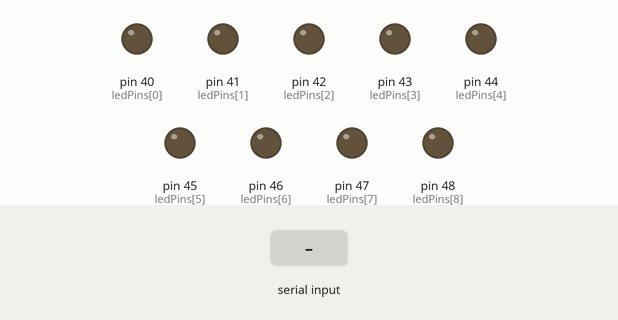
Recording of a sketch running on a simulated Arduino Mega 2560, built with avr-gcc and run on an emulated ATmega2560. Shown: output pins drawn as LEDs (lit = HIGH). The test bench sets the inputs (shaded band).

Above: at 2.6 s.
2.7 s: "0;1\n" received over Serial
At 3.2 s:
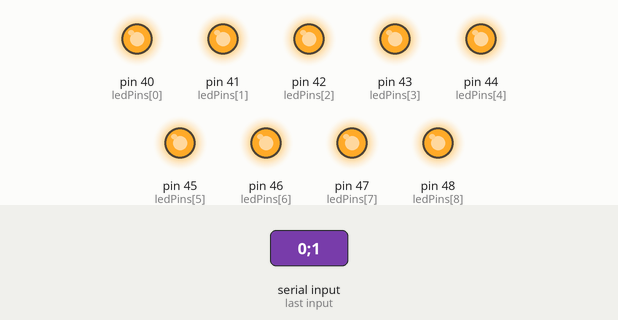
4.2 s: "0;150\n" received over Serial
At 5.4 s:
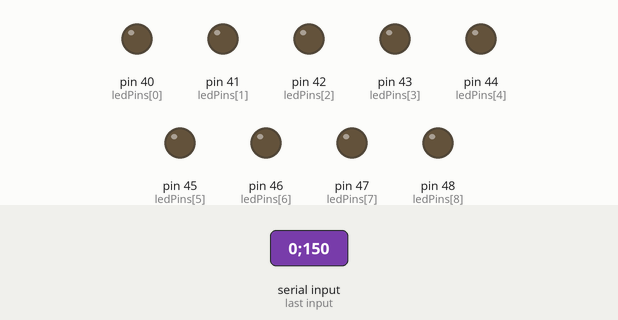
5.7 s: "90;45\n" received over Serial
At 6.7 s:
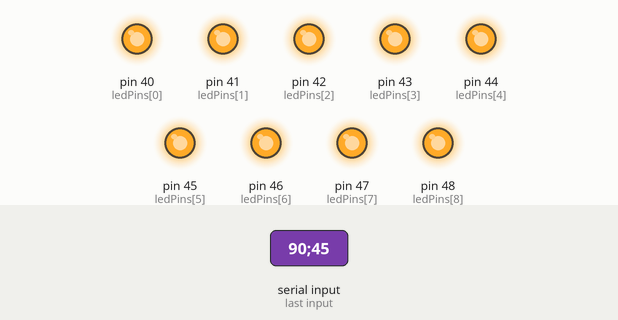
Timing chart, 0 to 8.7 s (numbered marks = the images above; inputs shaded):
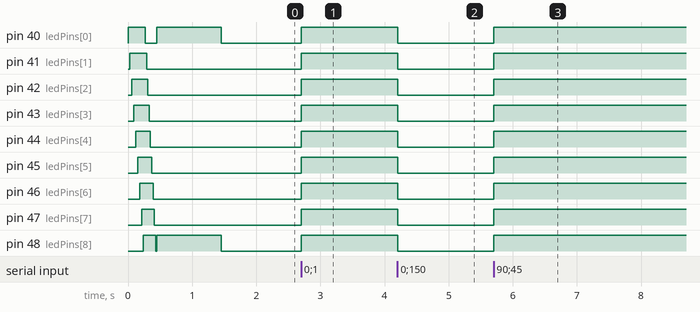

Measured:
- after the input at 2.7 s, pin 40 (ledPins[0]), pin 41 (ledPins[1]), pin 42 (ledPins[2]), pin 43 (ledPins[3]), pin 44 (ledPins[4]), pin 45 (ledPins[5]), pin 46 (ledPins[6]), pin 47 (ledPins[7]), pin 48 (ledPins[8]): LOW → HIGH at once
- after the input at 4.2 s, pin 40 (ledPins[0]), pin 41 (ledPins[1]), pin 42 (ledPins[2]), pin 43 (ledPins[3]), pin 44 (ledPins[4]), pin 45 (ledPins[5]), pin 46 (ledPins[6]), pin 47 (ledPins[7]), pin 48 (ledPins[8]): HIGH → LOW at once
- after the input at 5.7 s, pin 40 (ledPins[0]), pin 41 (ledPins[1]), pin 42 (ledPins[2]), pin 43 (ledPins[3]), pin 44 (ledPins[4]), pin 45 (ledPins[5]), pin 46 (ledPins[6]), pin 47 (ledPins[7]), pin 48 (ledPins[8]): LOW → HIGH at once

The sketch:

dashboard.ino
```cpp
//#include <TM1638.h>

//->  TM1638 module(8, 7, 9);

int ledPins[] = {
  40,41,42,43,44,45,46,47,48 };
int pinCount = 9;
int precision = 18;


String inputString = "";         // a string to hold incoming data
boolean stringComplete = false;  // whether the string is complete
boolean affichage_speed;
boolean affichage_pneu;
boolean affichage_time;
int MillisStartBlink;
boolean blink_rpm;


struct Telemetrie
{
  String Gear;
  String Speed;
  String RPM;
  String RPM_Max;
  String TPneu_Av_G;
  String TPneu_Av_D;
  String TPneu_Ar_G;
  String TPneu_Ar_D;
  String CurrentTime;
  String LastTime;
};

typedef struct Telemetrie Telem;
Telem iTelemetrie;

void setup() {

  Serial.begin(115200);
  //->module.setupDisplay(true, 1);
  //-> module.clearDisplay();
  inputString.reserve(200);
  affichage_speed=true;
  for (int thisPin = 0; thisPin < pinCount; thisPin++)  {
    pinMode(ledPins[thisPin], OUTPUT);
  }

  Coucou();
  digitalWrite(ledPins[0], HIGH);
  digitalWrite(ledPins[pinCount-1], HIGH);
    delay(1000);
  digitalWrite(ledPins[0], LOW);
  digitalWrite(ledPins[pinCount-1], LOW);

}

void loop()
{
  // print the string when a newline arrives:
  if (stringComplete) {

    ParsingBuffer(inputString); // on decoupe la chaine de caractere en valeurs uniques

    //->if (module.getButtons() == 0b00000001) // 1er bouton gauche affiche gear et speed
    //->{
    //->   affichage_speed=true;
    //->   affichage_pneu=false;
    //->    affichage_time=false;
    //->  module.clearDisplay();
    //->  }
    /* else if (module.getButtons() == 0b00000010) // 2nd bouton gauche affiche temperatures
     {
     affichage_speed=false;
     affichage_pneu=true;
     affichage_time=false;
     module.clearDisplay();
     }

     else if (module.getButtons() == 0b000000100) // 3eme bouton gauche affiche temps
     {
     affichage_speed=false;
     affichage_pneu=false;
     affichage_time=true;
     module.clearDisplay();
     }*/

    Affichage_LCD();

    // clear the string:
    inputString = "";
    stringComplete = false;

  }

}

void serialEvent() {
  while (Serial.available()) {
    // get the new byte:
    char inChar = (char)Serial.read();


    // char inChar = '5;5;5;5\n';
    // add it to the inputString:
    inputString += inChar;

    // if the incoming character is a newline, set a flag
    // so the main loop can do something about it:
    if (inChar == '\n') {
      stringComplete = true;
    }
  }
}

void ParsingBuffer(String Str_Parse)
{
  //XX;XXX;XXXXX;XXXXX;XXX;XXX;XXX;XXX;XX:XX:XX;XX:XX:XX\n
  //Gear;Speed;Rpm;RpmMax;TPneuAvG;TPneuAvD;TPneuArG;TPneuArD;CurrentLap;LastLap\n

  int pos_n=0;

  //on supprime le \n en fin de chaine
  pos_n=Str_Parse.indexOf('\n');
  Str_Parse = Str_Parse.substring(0,pos_n);

  //Gear
  pos_n=Str_Parse.indexOf(';');
  String str_tmp = Str_Parse.substring(0,pos_n);

  if (str_tmp == "-1") {
    iTelemetrie.Gear = "R";
  }
  else if (str_tmp == "0") {
    iTelemetrie.Gear = "-";
  }
  else if (str_tmp == "-2") {
    iTelemetrie.Gear = "";
  }
  else {
    iTelemetrie.Gear = str_tmp;
  }

  //On supprime les char de gear de la str de travail
  Str_Parse = Str_Parse.substring(pos_n+1,Str_Parse.length());

  //Speed
  pos_n=Str_Parse.indexOf(';');
  str_tmp = Str_Parse.substring(0,pos_n);
  iTelemetrie.Speed = str_tmp;

  //On supprime les char de gear de la str de travail
  Str_Parse = Str_Parse.substring(pos_n+1,Str_Parse.length());

  //RPM
  pos_n=Str_Parse.indexOf(';');
  str_tmp = Str_Parse.substring(0,pos_n);
  iTelemetrie.RPM = str_tmp;

  //On supprime les char de gear de la str de travail
  Str_Parse = Str_Parse.substring(pos_n+1,Str_Parse.length());

  //RPM_Max
  pos_n=Str_Parse.indexOf(';');
  str_tmp = Str_Parse.substring(0,pos_n);
  iTelemetrie.RPM_Max = str_tmp;

  //On supprime les char de gear de la str de travail
  Str_Parse = Str_Parse.substring(pos_n+1,Str_Parse.length());

  //Temp pneu av gauche
  pos_n=Str_Parse.indexOf(';');
  str_tmp = Str_Parse.substring(0,pos_n);
  iTelemetrie.TPneu_Av_G = str_tmp;

  //On supprime les char de gear de la str de travail
  Str_Parse = Str_Parse.substring(pos_n+1,Str_Parse.length());

  //Temp pneu av droit
  pos_n=Str_Parse.indexOf(';');
  str_tmp = Str_Parse.substring(0,pos_n);
  iTelemetrie.TPneu_Av_D = str_tmp;

  //On supprime les char de gear de la str de travail
  Str_Parse = Str_Parse.substring(pos_n+1,Str_Parse.length());

  //Temp pneu av droit
  pos_n=Str_Parse.indexOf(';');
  str_tmp = Str_Parse.substring(0,pos_n);
  iTelemetrie.TPneu_Ar_G = str_tmp;

  //On supprime les char de gear de la str de travail
  Str_Parse = Str_Parse.substring(pos_n+1,Str_Parse.length());

  //Temp pneu av droit
  pos_n=Str_Parse.indexOf(';');
  str_tmp = Str_Parse.substring(0,pos_n);
  iTelemetrie.TPneu_Ar_D = str_tmp;

  //On supprime les char de gear de la str de travail
  Str_Parse = Str_Parse.substring(pos_n+1,Str_Parse.length());

  //Current Time
  pos_n=Str_Parse.indexOf(';');
  str_tmp = Str_Parse.substring(0,pos_n);
  iTelemetrie.CurrentTime= str_tmp;

  //On supprime les char de gear de la str de travail
  Str_Parse = Str_Parse.substring(pos_n+1,Str_Parse.length());

  //Last Time
  pos_n=Str_Parse.indexOf(';');
  str_tmp = Str_Parse.substring(0,pos_n);
  iTelemetrie.LastTime= str_tmp;
}

void Coucou ()
{
  for (int thisPin = 0; thisPin < pinCount; thisPin++) {
    digitalWrite(ledPins[thisPin], HIGH);
    delay(30);
  }

  for (int thisPin = 0; thisPin < pinCount; thisPin++) {
    digitalWrite(ledPins[thisPin], LOW);
    delay(20);
  }
}

void Affichage_LCD ()
{

  int NbLed;
  //Affichage en barre du RPM
  // Transformation string en int
  char carray_RPM[iTelemetrie.RPM.length() + 1]; //determine size of the array
  iTelemetrie.RPM.toCharArray(carray_RPM, sizeof(carray_RPM)); //put readStringinto an array
  int int_RPM = atoi(carray_RPM); //convert the array into an Integer

  char carray_RPM_Max[iTelemetrie.RPM_Max.length() + 1]; //determine size of the array
  iTelemetrie.RPM_Max.toCharArray(carray_RPM_Max, sizeof(carray_RPM_Max)); //put readStringinto an array
  int int_RPM_Max = atoi(carray_RPM_Max); //convert the array into an Integer

  if ((int_RPM > 0)) //&& (int_RPM_Max > int_RPM))
  {
    float rapport;

    if (int_RPM > int_RPM_Max) {
      rapport=1;
    }
    else
    {
      rapport= ((float)int_RPM / int_RPM_Max);
    }

    rapport = rapport/(0.95);
    NbLed = rapport*(pinCount+precision);

  }
  else NbLed=0;

  if (NbLed > precision) {
    // loop from the highest pin to the lowest:
    for (int thisPin = 0; thisPin < NbLed-precision; thisPin++) {
      digitalWrite(ledPins[thisPin], HIGH);
    }

  }
  for (int thisPin = NbLed-precision; thisPin <= pinCount; thisPin++) {
    digitalWrite(ledPins[thisPin], LOW);
  }


  if (NbLed - precision > pinCount) {
    if ((millis() - MillisStartBlink) > 50){
      if (blink_rpm== false)
      {
        for (int thisPin = 0; thisPin < pinCount; thisPin++) {
          digitalWrite(ledPins[thisPin], HIGH);
        }
        blink_rpm= true;
      }
      else
      {
        for (int thisPin = 0; thisPin < pinCount; thisPin++) {
          digitalWrite(ledPins[thisPin], LOW);
        }
        blink_rpm= false;
      }
      MillisStartBlink = millis();
    }
  }


}
```
